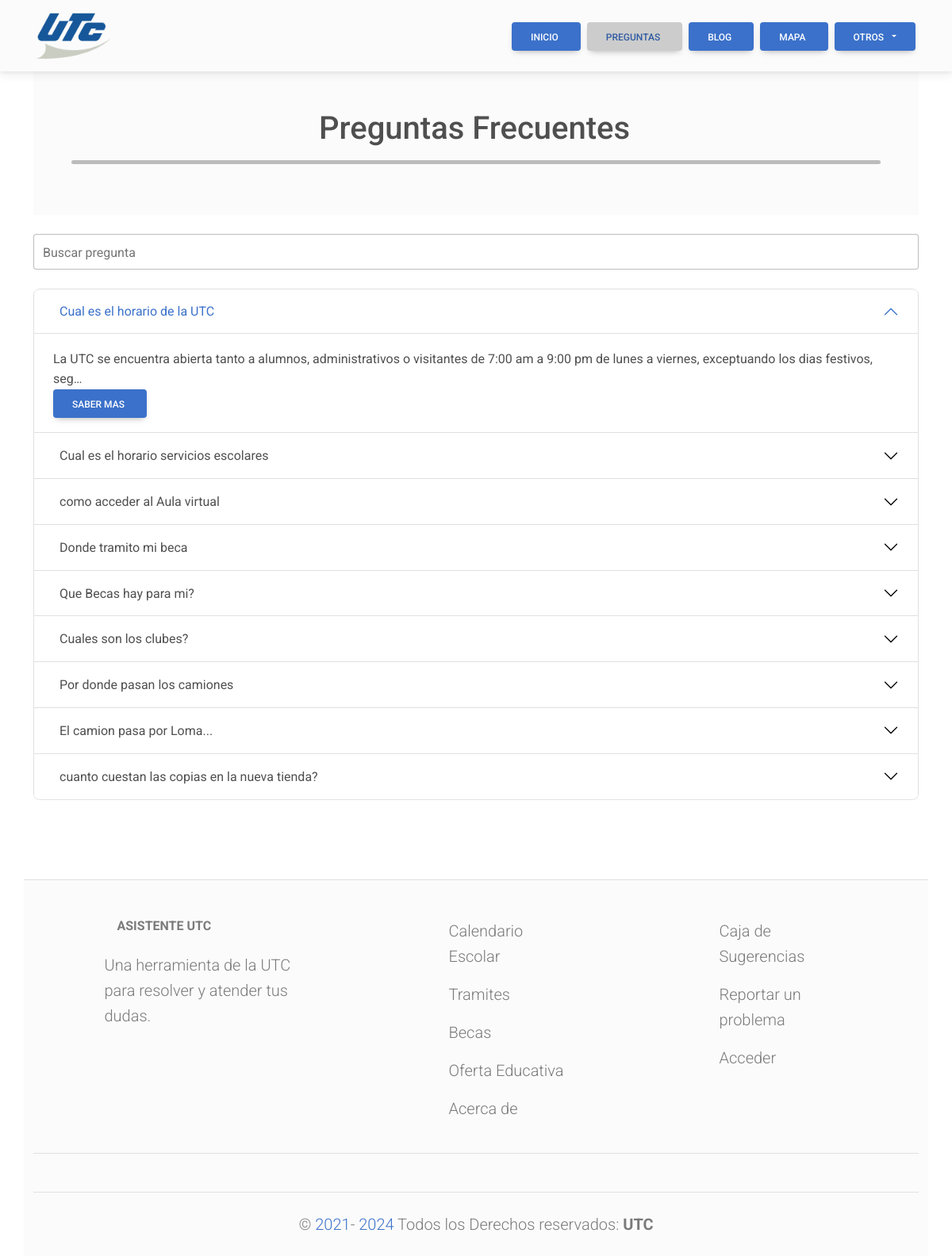
/preguntas-frecuentes/, run on an earlier commit of the app's database.
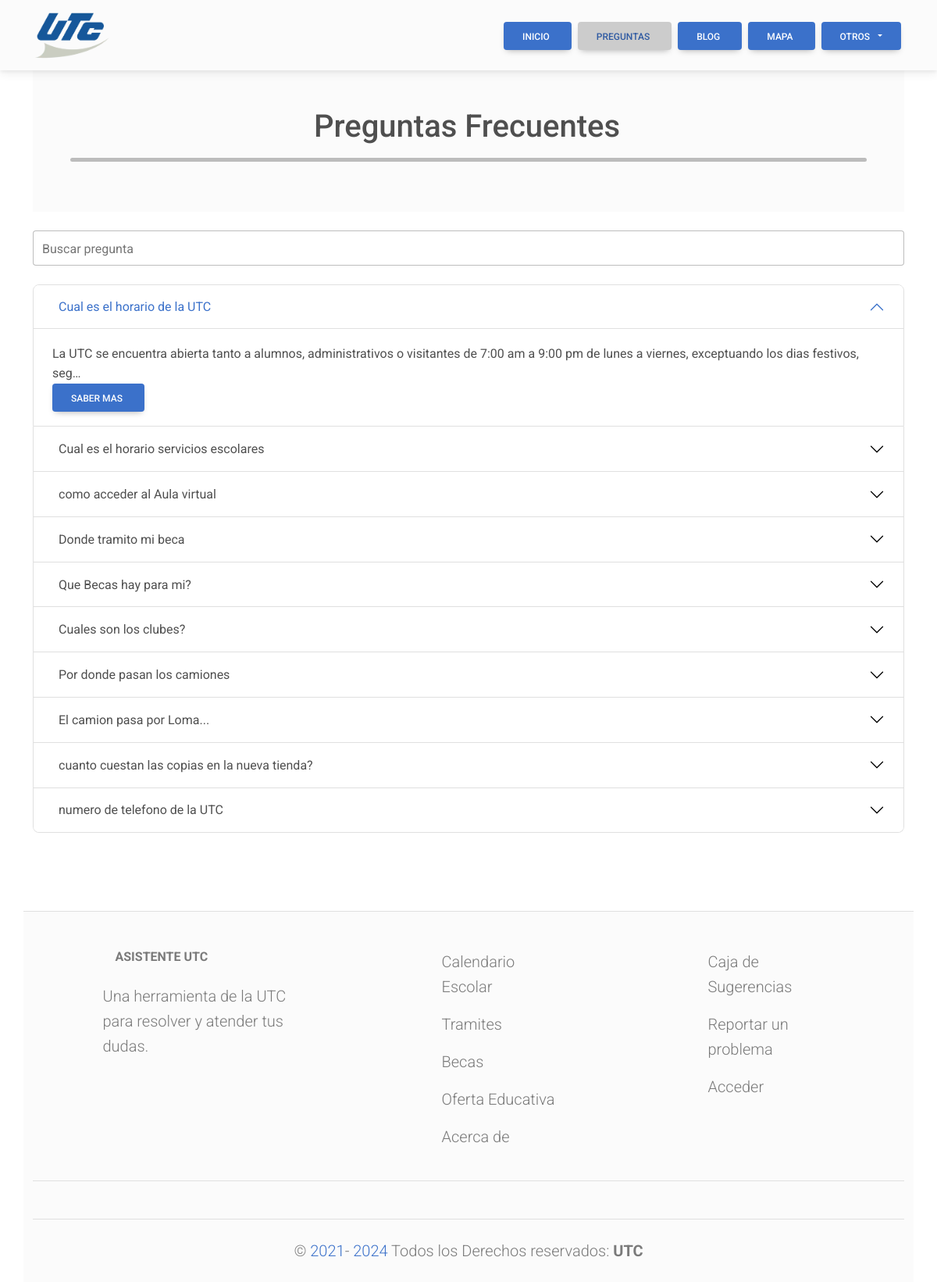
And on a later commit of the database.
### cross_asistent/models.py (models this page shows, shortened)
class Preguntas(models.Model):
    pregunta = models.CharField(max_length=200, blank=False)
    respuesta = models.TextField(blank=True, null=True)
    redirigir = models.URLField(blank=True, null=True)
    documentos = models.FileField(upload_to='cross_asistent/static/files/documentos/', blank=True, null=True)
    imagenes =  models.ImageField(upload_to='cross_asistent/static/files/imagenes/', blank=True, null=True)
    fecha_modificacion = models.DateTimeField(auto_now=True)

### cross_asistent/views.py (the view)
# urls.py: path('preguntas-frecuentes/', views.faq, name='faq'),
def faq(request):
    questall = models.Preguntas.objects.all()
    return render(request, 'frecuentes.html', {
        'quest_all': questall,
        'active_page': 'faq'
    })

### cross_asistent/templates/frecuentes.html (shortened to what this page needs)
{% extends 'widget.html' %}
{% load static %}
{% block content %}
<main class="container container-fluid">
    <div class="p-5 text-center bg-body-tertiary">
        <h1 class="mb-3">Preguntas Frecuentes </h1>
        <hr class="hr_divisor" />
    </div>
    <div class="form-outline my-4" data-mdb-input-init>
        <input type="text" id="searchInput" class="form-control form-control-lg"/>
        <label class="form-label" for="searchInput">Buscar pregunta</label>
    </div>
    <div class="accordion" id="accordionExampleY">
        {% for quest in quest_all %}
        <div class="accordion-item">
            <h2 class="accordion-header" id="heading{{ quest.id }}">
                <button
                    data-mdb-collapse-init
                    class="accordion-button"
                    type="button"
                    data-mdb-toggle="collapse"
                    data-mdb-target="#quest-{{ quest.id }}"
                    aria-expanded="true"
                    aria-controls="quest-{{ quest.id }}"
                >
                    {{ quest.pregunta }}
                </button>
            </h2>
            <div
                id="quest-{{ quest.id }}"
                class="accordion-collapse collapse {% if quest.id == 1 %}show{% endif %}"
                aria-labelledby="heading{{ quest.id }}"
                data-mdb-parent="#accordionExampleY"
            >
                <div class="accordion-body">
                    {{ quest.respuesta|truncatechars:150 }}
                    <div>
                        <a href="" class="btn btn_detail"
                            >Saber mas </a>
                    </div>
                </div>
            </div>
        </div>
        {% endfor %}
    </div>
</main>
{% include 'widget_footer.html' %}
{% endblock %}

What changed in the data, as far as the page shows it:
added Preguntas: pregunta "numero de telefono de la UTC"
